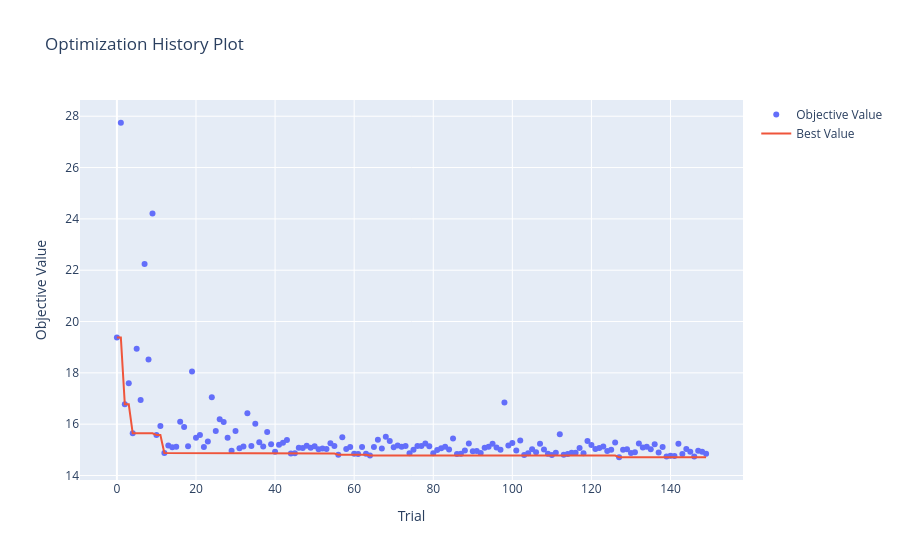

Here is the notebook cell this chart was saved with:
### Code cell
# A scatter plot of every trial's score and a line representing the "best objective value" found so far.
optuna.visualization.plot_optimization_history(Optuna_Study)

### Figure 1 — Plotly figure (JSON) as saved in the notebook; plotly's stock layout.template omitted (floating-point values rounded to 4 significant figures; data arrays with more than 128 entries replaced by an {"elided": "..."} marker saying what was removed)
{"data": [{"mode": "markers", "name": "Objective Value", "type": "scatter", "x": {"elided": "150 int values"}, "y": {"elided": "150 float values"}}, {"mode": "lines", "name": "Best Value", "type": "scatter", "x": {"elided": "150 int values"}, "y": {"elided": "150 float values"}}, {"marker": {"color": "#cccccc"}, "mode": "markers", "name": "Infeasible Trial", "showlegend": false, "type": "scatter", "x": [], "y": []}], "layout": {"title": {"text": "Optimization History Plot"}, "xaxis": {"title": {"text": "Trial"}}, "yaxis": {"title": {"text": "Objective Value"}}}}
